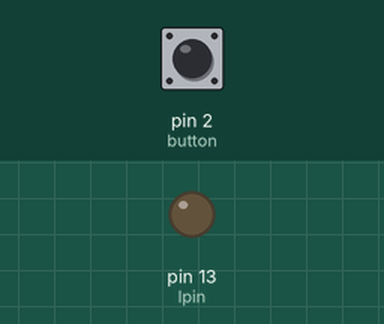
A sketch run on a simulated Arduino Uno, built with avr-gcc and run on an emulated ATmega328P. Parts: output pins drawn as LEDs (lit = HIGH). Inputs (shaded band) come from the test bench; at power-on: pin 2 (button) HIGH.

Above: at 1.2 s.
1.3 s: pin 2 (button) pulled LOW for 0.15 s
At 1.7 s:
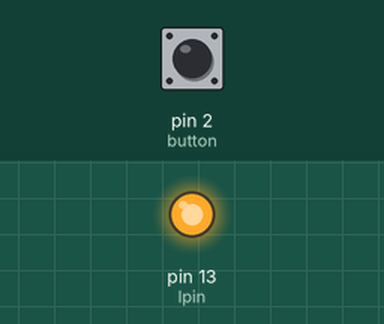
2.9 s: pin 2 (button) pulled LOW for 1 s
At 4.1 s:
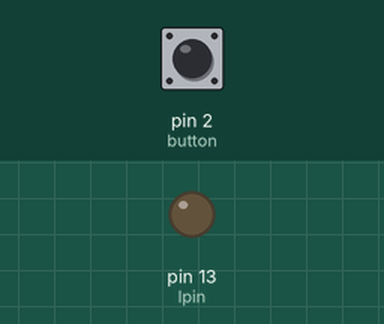
5.4 s: pin 2 (button) pulled LOW for 3.2 s
At 6.0 s:
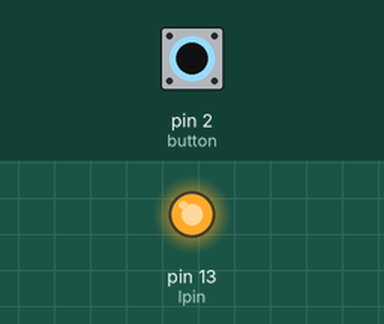
Timing chart, 0 to 8.4 s (numbered marks = the images above; inputs shaded):
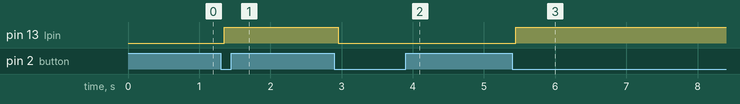

Measured:
- after the input at 1.3 s, pin 13 (lpin): LOW → HIGH after 0.05 s
- after the input at 2.9 s, pin 13 (lpin): HIGH → LOW after 0.05 s
- after the input at 5.4 s, pin 13 (lpin): LOW → HIGH after 0.05 s

The sketch:

iqbal.ino
```cpp
const int button = 2; // tmbl
const int lpin = 13;   // led
bool led = false;

void setup() {
  pinMode(button, INPUT_PULLUP);
  pinMode(lpin, OUTPUT);
}

void loop() {
  if (digitalRead(button) == LOW) { //jiak tmbol ditekn slma 50ms
    delay(50);// debouncing butoon
    if (digitalRead(button) == LOW) { // dan jika tombol ditekan
      led = !led; // balik kondisi bool led
      digitalWrite(lpin, led ? HIGH : LOW);// cek kondisi terahkir boolean led
    while (digitalRead(button) == LOW) { } //menunggu smpai tombol ditekan dan kemudian melepaskannya
    }
  }
}
```
